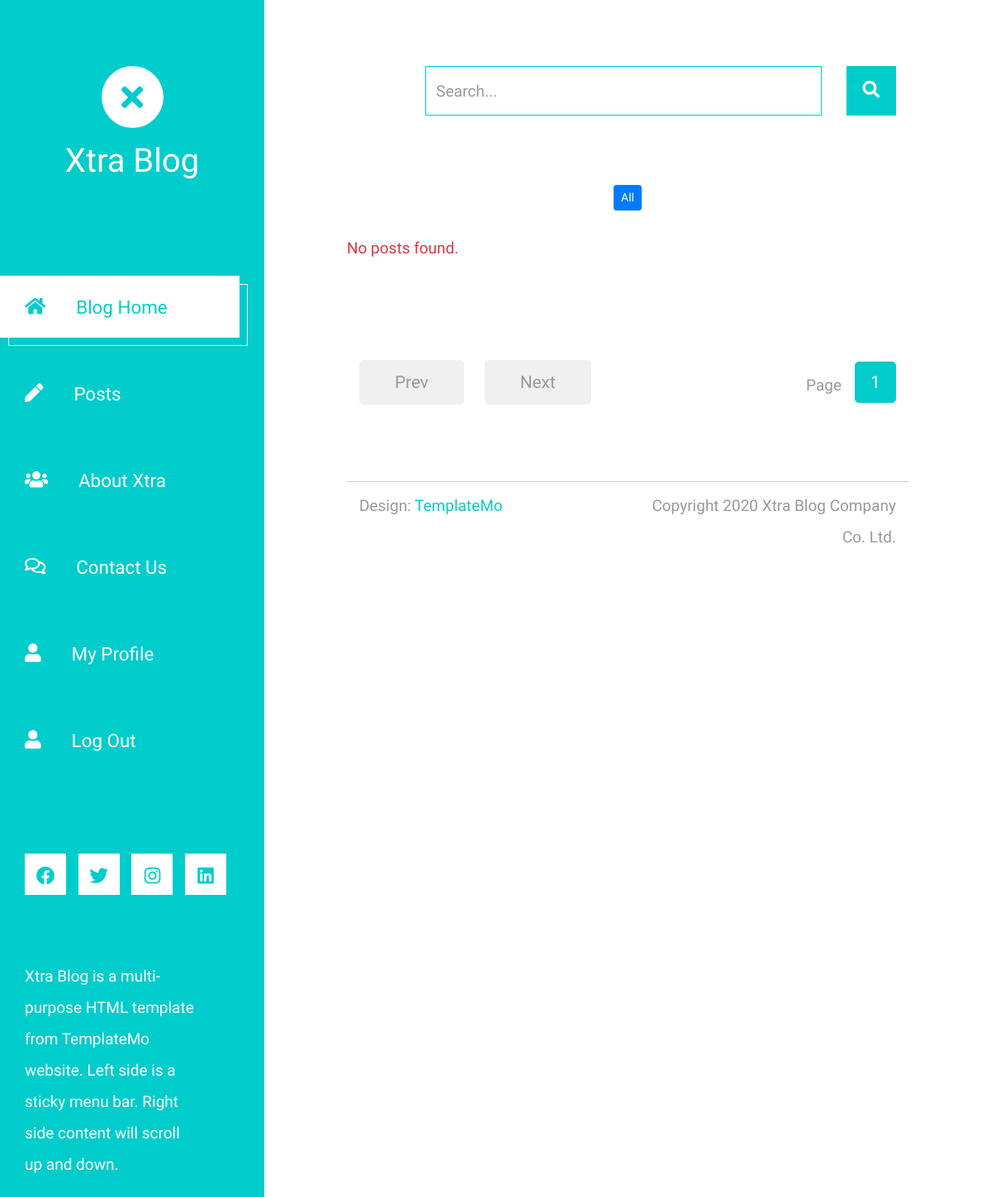
The app's page /userindex, older data.
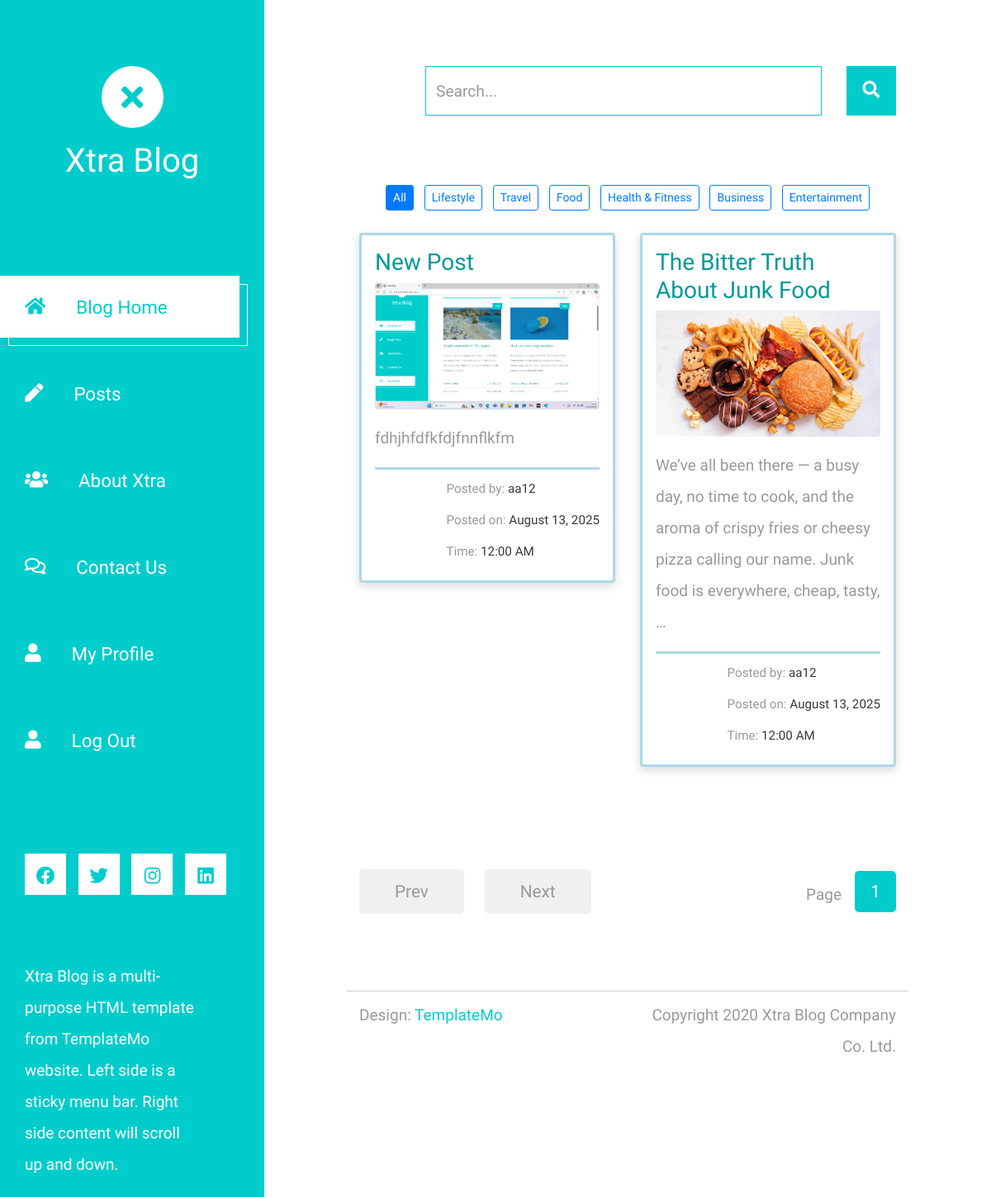
The same page, newer data.
### App/models.py (models this page shows, shortened)
class Category(models.Model):
    name = models.CharField(max_length=100)
    slug = models.SlugField(max_length=200, unique=True, blank=True)

class Posts(models.Model):
    STATUS = (
        ('0', "DRAFT"),
        ('1', "PUBLISH")
    )
    title = models.CharField(max_length=100)
    image = models.ImageField(upload_to="img")
    content = models.TextField()
    author = models.ForeignKey(User, on_delete=models.CASCADE, related_name="posts")
    category = models.ForeignKey(Category, related_name='posts', on_delete=models.CASCADE)
    blog_slug = models.SlugField(max_length=200, unique=True, blank=True)
    date = models.DateTimeField(auto_now_add=True)
    status = models.CharField(choices=STATUS, max_length=1, default=0)
    main_post = models.BooleanField(default=False)

### App/views.py (the view)
# urls.py: path('userindex',views.userindex,name='userindex'),
def userindex(request):
    query = request.GET.get("query")
    category_slug = request.GET.get("category", "")
    posts = Posts.objects.filter(status='1').order_by('-date')
    categories = Category.objects.all()
    if query:
        posts = posts.filter(Q(title__icontains=query) | Q(content__icontains=query) |Q(author__username__icontains=query)  )
    elif category_slug:
        posts = posts.filter(category__slug=category_slug)
    paginator = Paginator(posts, 5)
    page_number = request.GET.get("page")
    page_obj = paginator.get_page(page_number)
    return render(request, "userindex.html", {"posts": posts, "query": query,"categories": categories,"category_slug": category_slug,"page_obj": page_obj,})

### Template/userindex.html (shortened to what this page needs)
<!DOCTYPE html>
<html lang="en">
    {% load static %}
<head>
	<link rel="stylesheet" href="{% static 'fontawesome/css/all.min.css' %}">
    <link href="{% static 'css/bootstrap.min.css' %}" rel="stylesheet">
    <link href="{% static 'css/templatemo-xtra-blog.css' %}" rel="stylesheet">
</head>
<body>
	<header class="tm-header" id="tm-header">
        <div class="tm-header-wrapper">
            <div class="tm-site-header">
                <div class="mb-3 mx-auto tm-site-logo"><i class="fas fa-times fa-2x"></i></div>
                <h1 class="text-center">Xtra Blog</h1>
            </div>
            <nav class="tm-nav" id="tm-nav">
                <ul>
                    <li class="tm-nav-item active"><a href="{% url 'userindex' %}" class="tm-nav-link">
                        <i class="fas fa-home"></i>
                        Blog Home
                    </a></li>
                    <li class="tm-nav-item"><a href="{% url 'userpost' request.user.id %}" class="tm-nav-link">
                        <i class="fas fa-pen"></i>
                        Posts
                    </a></li>
                    <li class="tm-nav-item"><a href="{% url 'userabout' %}" class="tm-nav-link">
                        <i class="fas fa-users"></i>
                        About Xtra
                    </a></li>
                    <li class="tm-nav-item"><a href="{% url 'usercontact' %}" class="tm-nav-link">
                        <i class="far fa-comments"></i>
                        Contact Us
                    </a></li>
                    <li class="tm-nav-item"><a href="{% url 'profile' request.user.id %}" class="tm-nav-link">
                        <i class="fas fa-user"></i>
                        My Profile
                    </a></li>
                </ul>
                <li class="tm-nav-item"><a href="{% url 'Logout' %}" class="tm-nav-link">
                        <i class="fas fa-user"></i>
                        Log Out
                    </a></li>
            </nav>
            <div class="tm-mb-65">
                <a rel="nofollow" href="https://fb.com/templatemo" class="tm-social-link">
                    <i class="fab fa-facebook tm-social-icon"></i>
                </a>
                <a href="https://x.com/game_finisher12" class="tm-social-link">
                    <i class="fab fa-twitter tm-social-icon"></i>
                </a>
                <a href="https://instagram.com/akhil_pious" class="tm-social-link">
                    <i class="fab fa-instagram tm-social-icon"></i>
                </a>
                <a href="https://linkedin.com/in/akhil-pious" class="tm-social-link">
                    <i class="fab fa-linkedin tm-social-icon"></i>
                </a>
            </div>
            <p class="tm-mb-80 pr-5 text-white">
                Xtra Blog is a multi-purpose HTML template from TemplateMo website. Left side is a sticky menu bar. Right side content will scroll up and down.
            </p>
        </div>
    </header>
    <div class="container-fluid">
        <main class="tm-main">
             {% block content %}
            <div class="row tm-row">
    <div class="col-12">
        <form method="GET" class="form-inline tm-mb-80 tm-search-form">
            <input class="form-control tm-search-input" name="query" type="text" placeholder="Search..." aria-label="Search"value="{{ query|default:'' }}">
            <button class="tm-search-button" type="submit">
                <i class="fas fa-search tm-search-icon" aria-hidden="true"></i>
            </button>
        </form>
    </div>
</div>
<div class="row tm-row mb-4">
    <div class="col-12 text-center">
        <a href="{% url 'userindex' %}"
           class="btn btn-outline-primary btn-sm mx-1 {% if not category_slug %}active{% endif %}">
           All
        </a>
        {% for cat in categories %}
            <a href="?category={{ cat.slug }}{% if query %}&query={{ query }}{% endif %}"
               class="btn btn-outline-primary btn-sm mx-1 {% if category_slug == cat.slug %}active{% endif %}">
               {{ cat.name }}
            </a>
        {% endfor %}
    </div>
</div>
<div class="row tm-row">
    {% for post in posts %}
    <div class="col-lg-6 tm-post-col mb-4">
        <a href="{% url 'post_detail' post.blog_slug %}" class="text-decoration-none text-dark">
            <div class="tm-post-full p-3 rounded"
                 style="border:3px solid #add8e6; box-shadow:0 4px 12px rgba(0,0,0,0.15); transition:0.3s;">
                <h3 class="tm-color-primary">{{ post.title }}</h3>
                {% if post.image %}
                    <img src="{{ post.image.url }}" alt="Post Image" class="img-fluid mb-3 rounded">
                {% endif %}
                <p>{{ post.content|truncatewords:30 }}</p>
                <div class="mt-2 d-flex justify-content-end"
                    style="border-top:3px solid #add8e6; padding-top:4px;">
                    <div class="text-end text-dark small">
                        <span class="fw-bold">Posted by:</span> {{ post.author.username }}
                        <br>
                        <span class="fw-bold">Posted on:</span> {{ post.date|date:"F d, Y" }}
                        <br>
                        <span class="fw-bold">Time:</span> {{ post.date|date:"h:i A" }}
                    </div>
                </div>
            </div>
        </a>
    </div>
    {% empty %}
    <p class="text-danger">No posts found.</p>
    {% endfor %}
</div>
            <div class="row tm-row tm-mt-100 tm-mb-75">
    <div class="tm-prev-next-wrapper">
        {% if page_obj.has_previous %}
            <a href="?page={{ page_obj.previous_page_number }}{% if query %}&query={{ query }}{% endif %}{% if category_slug %}&category={{ category_slug }}{% endif %}"
               class="mb-2 tm-btn tm-btn-primary tm-prev-next tm-mr-20">Prev</a>
        {% else %}
            <a class="mb-2 tm-btn tm-btn-primary tm-prev-next disabled tm-mr-20">Prev</a>
        {% endif %}
        {% if page_obj.has_next %}
            <a href="?page={{ page_obj.next_page_number }}{% if query %}&query={{ query }}{% endif %}{% if category_slug %}&category={{ category_slug }}{% endif %}"
               class="mb-2 tm-btn tm-btn-primary tm-prev-next">Next</a>
        {% else %}
            <a class="mb-2 tm-btn tm-btn-primary tm-prev-next disabled">Next</a>
        {% endif %}
    </div>
    <div class="tm-paging-wrapper">
        <span class="d-inline-block mr-3">Page</span>
        <nav class="tm-paging-nav d-inline-block">
            <ul>
                {% for num in page_obj.paginator.page_range %}
                    <li class="tm-paging-item {% if page_obj.number == num %}active{% endif %}">
                        <a href="?page={{ num }}{% if query %}&query={{ query }}{% endif %}{% if category_slug %}&category={{ category_slug }}{% endif %}"
                           class="mb-2 tm-btn tm-paging-link">{{ num }}</a>
                    </li>
                {% endfor %}
            </ul>
        </nav>
    </div>
</div>
            {% endblock %}
            <footer class="row tm-row">
                <hr class="col-12">
                <div class="col-md-6 col-12 tm-color-gray">
                    Design: <a rel="nofollow" target="_parent" href="https://templatemo.com" class="tm-external-link">TemplateMo</a>
                </div>
                <div class="col-md-6 col-12 tm-color-gray tm-copyright">
                    Copyright 2020 Xtra Blog Company Co. Ltd.
                </div>
            </footer>
        </main>
    </div>
</body>
</html>

Row changes from the older to the newer data that the page shows:
added Category: name "Lifestyle"
added Category: name "Travel"
added Category: name "Food"
added Category: name "Health & Fitness"
added Category: name "Business"
added Category: name "Entertainment"
added Posts: title "New Post", image (picture), content "fdhjhfdfkfdjfnnflkfm", author.username "aa12", date "August 13, 2025", date "12:00 AM"
added Posts: title "The Bitter Truth About Junk Food", image (picture), content "We’ve all been there — a busy day, no time to cook, and the aroma of crispy fries or cheesy pizza calling our name. Junk food is everywhere, cheap, tasty, …", author.username "aa12", date "August 13, 2025", date "12:00 AM"
Text that changed along with them:
text no longer shown: "No posts found."
